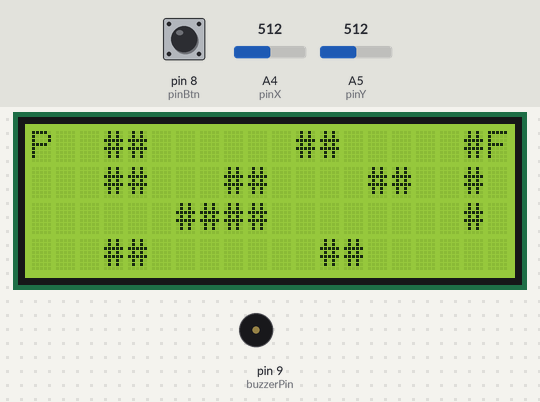
The sketch below on a simulated Arduino Uno, built with avr-gcc and run on an emulated ATmega328P. Parts: 20×4 character LCD, buzzer (waves = sounding). Inputs (shaded band) come from the test bench; at power-on: A5 (pinY) = 512, pin 8 (pinBtn) HIGH, A4 (pinX) = 512.

Above: at 1.2 s.
1.3 s: A5 (pinY) set to 308
2.8 s: A5 (pinY) set to 289
At 3.08 s:
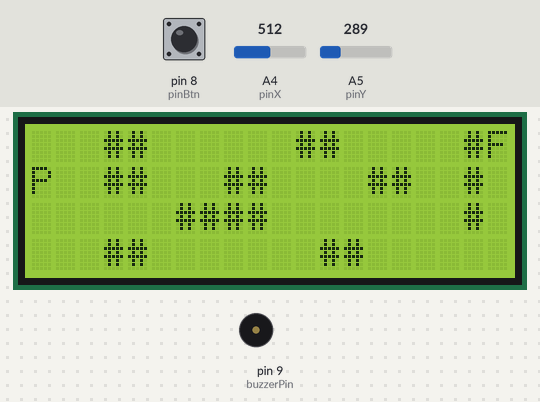
At 5.8 s:
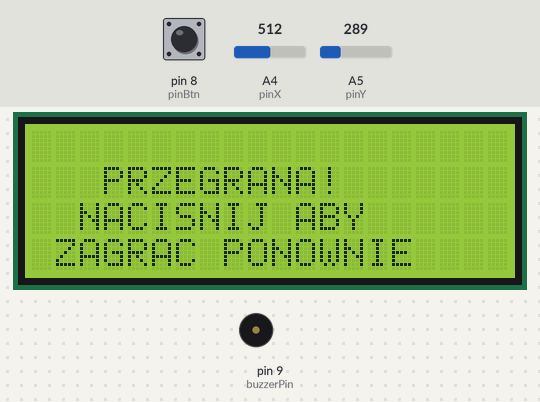
Timing chart, 0 to 7.3 s (numbered marks = the images above; inputs shaded):
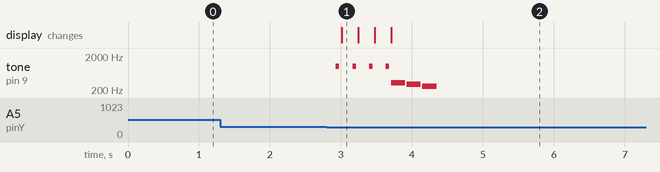

The sketch:

gra_1.ino
```cpp
//w projekcie wykorzystalem kod z githuba: https://github.com/robsoncouto/arduino-songs/blob/master/nevergonnagiveyouup/nevergonnagiveyouup.ino
//w celu odwtorzenia melodii

#include <LiquidCrystal.h>

//NUTY DO EASTER EGGA
#define NOTE_B0  31
#define NOTE_C1  33
#define NOTE_CS1 35
#define NOTE_D1  37
#define NOTE_DS1 39
#define NOTE_E1  41
#define NOTE_F1  44
#define NOTE_FS1 46
#define NOTE_G1  49
#define NOTE_GS1 52
#define NOTE_A1  55
#define NOTE_AS1 58
#define NOTE_B1  62
#define NOTE_C2  65
#define NOTE_CS2 69
#define NOTE_D2  73
#define NOTE_DS2 78
#define NOTE_E2  82
#define NOTE_F2  87
#define NOTE_FS2 93
#define NOTE_G2  98
#define NOTE_GS2 104
#define NOTE_A2  110
#define NOTE_AS2 117
#define NOTE_B2  123
#define NOTE_C3  131
#define NOTE_CS3 139
#define NOTE_D3  147
#define NOTE_DS3 156
#define NOTE_E3  165
#define NOTE_F3  175
#define NOTE_FS3 185
#define NOTE_G3  196
#define NOTE_GS3 208
#define NOTE_A3  220
#define NOTE_AS3 233
#define NOTE_B3  247
#define NOTE_C4  262
#define NOTE_CS4 277
#define NOTE_D4  294
#define NOTE_DS4 311
#define NOTE_E4  330
#define NOTE_F4  349
#define NOTE_FS4 370
#define NOTE_G4  392
#define NOTE_GS4 415
#define NOTE_A4  440
#define NOTE_AS4 466
#define NOTE_B4  494
#define NOTE_C5  523
#define NOTE_CS5 554
#define NOTE_D5  587
#define NOTE_DS5 622
#define NOTE_E5  659
#define NOTE_F5  698
#define NOTE_FS5 740
#define NOTE_G5  784
#define NOTE_GS5 831
#define NOTE_A5  880
#define NOTE_AS5 932
#define NOTE_B5  988
#define NOTE_C6  1047
#define NOTE_CS6 1109
#define NOTE_D6  1175
#define NOTE_DS6 1245
#define NOTE_E6  1319
#define NOTE_F6  1397
#define NOTE_FS6 1480
#define NOTE_G6  1568
#define NOTE_GS6 1661
#define NOTE_A6  1760
#define NOTE_AS6 1865
#define NOTE_B6  1976
#define NOTE_C7  2093
#define NOTE_CS7 2217
#define NOTE_D7  2349
#define NOTE_DS7 2489
#define NOTE_E7  2637
#define NOTE_F7  2794
#define NOTE_FS7 2960
#define NOTE_G7  3136
#define NOTE_GS7 3322
#define NOTE_A7  3520
#define NOTE_AS7 3729
#define NOTE_B7  3951
#define NOTE_C8  4186
#define NOTE_CS8 4435
#define NOTE_D8  4699
#define NOTE_DS8 4978
#define REST      0
//=====================


// LCD: RS, E, D4, D5, D6, D7
LiquidCrystal lcd(2, 3, 4, 5, 6, 7);

// Joystick
const int pinX   = A4;
const int pinY   = A5;
const int pinBtn = 8;

// Buzzer
const int buzzerPin = 9;

// Liczba map i ich rozmiary
const uint8_t NUM_MAPS = 4;
const uint8_t ROWS    = 4;
const uint8_t COLS    = 20;

// Legend: '#' = przeszkoda, ' ' = puste, 'P' = start, 'F' = meta
const char maps[NUM_MAPS][ROWS][COLS+1] = {
  // Mapa 0
  {
    "P  ##      ##     #F",
    "   ##   ##    ##  # ",
    "      ####        # ",
    "   ##       ##      "
  },
  // Mapa 1
  {
    "   F###    P    ### ",
    " ###   ######   ### ",
    "     ##      #      ",
    "   #     ##    ##   "
  },
  // Mapa 2
  {
    "     ##   ##    ## P",
    "     ##   #      #   ",
    " ###        #    ##  ",
    "F    ##   ##         "
  },
  // Mapa 3
  {
    "  P##      ###     F",
    "  ###  ####   ##     ",
    "       #    #    ###",
    "   ##        ##    ."
  }
};

int currentMap = 0;
int px, py;               // pozycja gracza
const int thresh = 300;   // deadzone joysticka

// Melodie
int winMelody[]  = {523, 659, 784, 1046};  // C5, E5, G5, C6
int loseMelody[] = {330, 294, 262};        // E4, D4, C4
int lenWin       = sizeof(winMelody)  / sizeof(int);
int lenLose      = sizeof(loseMelody) / sizeof(int);

// Odtwórz ton
void playTone(int freq, int dur) {
  tone(buzzerPin, freq, dur);
  delay(dur + 20);
}

//easter egg - piosenka znaleziona w internecie

// change this to make the song slower or faster
int tempo = 114;

// notes of the moledy followed by the duration.
// a 4 means a quarter note, 8 an eighteenth , 16 sixteenth, so on
// !!negative numbers are used to represent dotted notes,
// so -4 means a dotted quarter note, that is, a quarter plus an eighteenth!!
int melody[] = {
  // Never Gonna Give You Up - Rick Astley
  // Score available at https://musescore.com/chlorondria_5/never-gonna-give-you-up_alto-sax
  // Arranged by Chlorondria
  NOTE_D5,-4, NOTE_E5,-4, NOTE_A4,4, //1
  NOTE_E5,-4, NOTE_FS5,-4, NOTE_A5,16, NOTE_G5,16, NOTE_FS5,8,
  NOTE_D5,-4, NOTE_E5,-4, NOTE_A4,2,
  NOTE_A4,16, NOTE_A4,16, NOTE_B4,16, NOTE_D5,8, NOTE_D5,16,
  NOTE_D5,-4, NOTE_E5,-4, NOTE_A4,4, //repeat from 1
  NOTE_E5,-4, NOTE_FS5,-4, NOTE_A5,16, NOTE_G5,16, NOTE_FS5,8,
  NOTE_D5,-4, NOTE_E5,-4, NOTE_A4,2,
  NOTE_A4,16, NOTE_A4,16, NOTE_B4,16, NOTE_D5,8, NOTE_D5,16,
  REST,4, NOTE_B4,8, NOTE_CS5,8, NOTE_D5,8, NOTE_D5,8, NOTE_E5,8, NOTE_CS5,-8,
  NOTE_B4,16, NOTE_A4,2, REST,4,
  REST,8, NOTE_B4,8, NOTE_B4,8, NOTE_CS5,8, NOTE_D5,8, NOTE_B4,4, NOTE_A4,8, //7
  NOTE_A5,8, REST,8, NOTE_A5,8, NOTE_E5,-4, REST,4,
  NOTE_B4,8, NOTE_B4,8, NOTE_CS5,8, NOTE_D5,8, NOTE_B4,8, NOTE_D5,8, NOTE_E5,8, REST,8,
  REST,8, NOTE_CS5,8, NOTE_B4,8, NOTE_A4,-4, REST,4,
  REST,8, NOTE_B4,8, NOTE_B4,8, NOTE_CS5,8, NOTE_D5,8, NOTE_B4,8, NOTE_A4,4,
  NOTE_E5,8, NOTE_E5,8, NOTE_E5,8, NOTE_FS5,8, NOTE_E5,4, REST,4,
  NOTE_D5,2, NOTE_E5,8, NOTE_FS5,8, NOTE_D5,8, //13
  NOTE_E5,8, NOTE_E5,8, NOTE_E5,8, NOTE_FS5,8, NOTE_E5,4, NOTE_A4,4,
  REST,2,
};
// sizeof gives the number of bytes, each int value is composed of two bytes (16 bits)
// there are two values per note (pitch and duration), so for each note there are four bytes
int notes = sizeof(melody) / sizeof(melody[0]) / 2;
// this calculates the duration of a whole note in ms
int wholenote = (60000 * 4) / tempo;
int divider = 0, noteDuration = 0;
//===================================koniec 1 innego kodu

// Znajdź znak '웃' i ustaw start
void findStart() {
  for (int y = 0; y < ROWS; y++) {
    for (int x = 0; x < COLS; x++) {
      if (maps[currentMap][y][x] == 'P') {
        px = x;
        py = y;
        return;
      }
    }
  }
  // awaryjnie (jeśli brak 'P')
  px = 0; py = 0;
}

// Rysuj mapę i gracza
void drawMap() {
  lcd.clear();
  for (int y = 0; y < ROWS; y++) {
    lcd.setCursor(0, y);
    for (int x = 0; x < COLS; x++) {
      if (x == px && y == py) {
        lcd.print('P');
      } else {
        char c = maps[currentMap][y][x];
        if (c == 'P') c = ' ';
        lcd.print(c);
      }
    }
  }
}

// Odczyt ruchu joysticka
// -1 = lewo, +1 = prawo, -2 = góra, +2 = dół, 0 = brak
int readMove() {
  int x = analogRead(pinX);
  int y = analogRead(pinY);
  if (x < thresh)            return -1;
  if (x > 1023 - thresh)     return +1;
  if (y < thresh)            return -2;
  if (y > 1023 - thresh)     return +2;
  return 0;
}

void setup() {
  lcd.begin(COLS, ROWS);
  pinMode(pinBtn, INPUT_PULLUP);
  pinMode(buzzerPin, OUTPUT);
  findStart();
  drawMap();
}

void loop() {
  int move = readMove();
  int nx = px, ny = py;

  if (move == -1) nx++;
  else if (move == +1) nx--;
  else if (move == -2) ny++;
  else if (move == +2) ny--;

  // klik przy ruchu
  if (move != 0) playTone(1000, 50);

  // kolizja lub wyjście poza ekran -> przegrana
  if (nx < 0 || nx >= COLS || ny < 0 || ny >= ROWS || maps[currentMap][ny][nx] == '#') {
    lcd.clear();
    lcd.setCursor(3,1); lcd.print("PRZEGRANA!");
    lcd.setCursor(2,2); lcd.print("NACISNIJ ABY");
    lcd.setCursor(1,3); lcd.print("ZAGRAC PONOWNIE");
    // melodia przegranej
    for (int i = 0; i < lenLose; i++) playTone(loseMelody[i], 200);
    // czekaj na przycisk
    while (digitalRead(pinBtn) == HIGH) delay(50);
    findStart();
    drawMap();
    delay(300);
    return;
  }

  // poprawny ruch
  if (move != 0) {
    px = nx; py = ny;
    drawMap();
  }

  // zwycięstwo
  if (maps[currentMap][py][px] == 'F') {
    lcd.clear();
    lcd.setCursor(3,1); lcd.print("GRATULACJE!");
    lcd.setCursor(1,2); lcd.print("NACISNIJ ABY");
    lcd.setCursor(1,3); lcd.print("ZAGRAC PONOWNIE");
    // melodia wygranej
    for (int i = 0; i < lenWin; i++) playTone(winMelody[i], 150);
    // czekaj na przycisk
    while (digitalRead(pinBtn) == HIGH) delay(50);
    // przejdź do następnej mapy
    currentMap = (currentMap + 1) % NUM_MAPS;
    findStart();
    drawMap();
    delay(300);
    return;
  }

  //easter egg
  if (maps[currentMap][py][px] == '.') {
    lcd.clear();
    lcd.setCursor(4,1); lcd.print("YOU'VE BEEN");
    lcd.setCursor(5,2); lcd.print("RICK ROLLED");
    //petla do easter egga
     for (int thisNote = 0; thisNote < notes * 2; thisNote = thisNote + 2) {
    // calculates the duration of each note
    divider = melody[thisNote + 1];
    if (divider > 0) {
      // regular note, just proceed
      noteDuration = (wholenote) / divider;
    } else if (divider < 0) {
      // dotted notes are represented with negative durations!!
      noteDuration = (wholenote) / abs(divider);
      noteDuration *= 1.5; // increases the duration in half for dotted notes
    }
    // we only play the note for 90% of the duration, leaving 10% as a pause
    tone(buzzerPin, melody[thisNote], noteDuration * 0.9);
    // Wait for the specief duration before playing the next note.
    delay(noteDuration);
    // stop the waveform generation before the next note.
    noTone(buzzerPin);
  }
//=========================koniec 2 innego kodu
    lcd.clear();
    lcd.setCursor(3,0); lcd.print("EASTER EGG!");
    lcd.setCursor(3,1); lcd.print("GRATULACJE!");
    lcd.setCursor(1,2); lcd.print("NACISNIJ ABY");
    lcd.setCursor(1,3); lcd.print("ZAGRAC PONOWNIE");
    // melodia wygranej
    for (int i = 0; i < lenWin; i++) playTone(winMelody[i], 150);
    // czekaj na przycisk
    while (digitalRead(pinBtn) == HIGH) delay(50);
    // przejdź do następnej mapy
    currentMap = (currentMap + 1) % NUM_MAPS;
    findStart();
    drawMap();
    delay(300);
    return;
  }
  delay(150);
}
```

Measured:
- the behaviour switches between 300 and 299 on A5 (pinY) (found by bisection; images 0 and 1)
- after the input at 1.3 s, every drawn part: stays the same
- after the input at 2.8 s, tone on pin 9 (buzzerPin): plays 1000 Hz for 0.05 s, 1000 Hz for 0.05 s, 1000 Hz for 0.05 s, 1000 Hz for 0.05 s, 330 Hz for 0.20 s, 294 Hz for 0.20 s … (7 notes in this stretch), starting after 0.13 s; the display: changes after 0.21 s (image 1)
